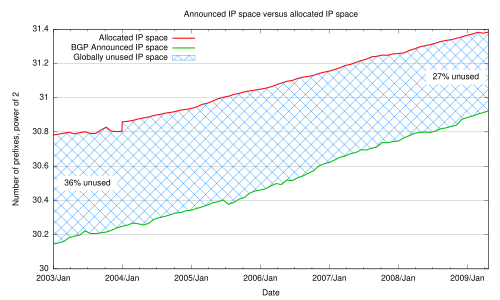

This figure's gnuplot source:
set terminal pdf

set xdata time
set timefmt "%Y-%m-%d"
set format x "%Y/%b"

set key left
set xlabel 'Date'
set ylabel 'Number of prefixes, power of 2'
set title 'Announced IP space versus allocated IP space'

set grid y

set style fill pattern 1

LABEL = "             "
set obj 10 rect at '2003-07-01',30.5 size char strlen(LABEL), char 1.5 
set obj 10 fillstyle solid 1 noborder fillcolor rgb "#FFFFFF" front

set obj 20 rect at '2008-11-01',31.12 size char strlen(LABEL), char 1.5 
set obj 20 fillstyle solid 1 noborder fillcolor rgb "#FFFFFF" front

set label "36% unused" at '2003-07-01',30.5 front center
set label "27% unused" at '2008-11-01',31.12 front center

set xrange ['2003-01-01':'2009-04-23']

plot \
	'ip_stat.txt' using 1:(log($3)/log(2)) with lines title 'Allocated IP space' lw 3,\
	'bgp_stat.txt'	using 1:(log($4)/log(2)) with lines title 'BGP Announced IP space' lw 3,\
	'< paste ip_stat.txt bgp_stat.txt' using 1:(log($3)/log(2)):(log($8)/log(2)) with filledcu title 'Globally unused IP space'
